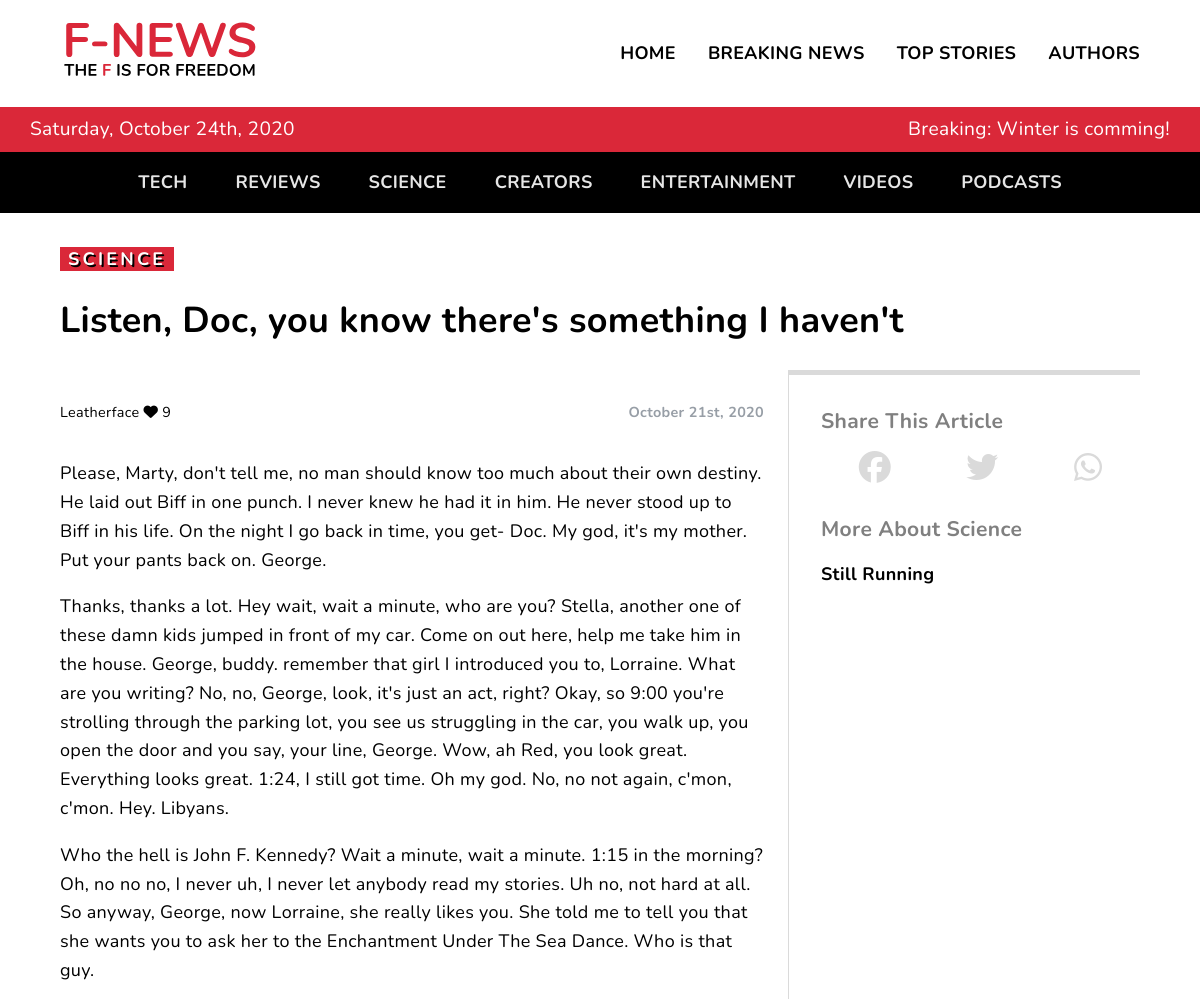
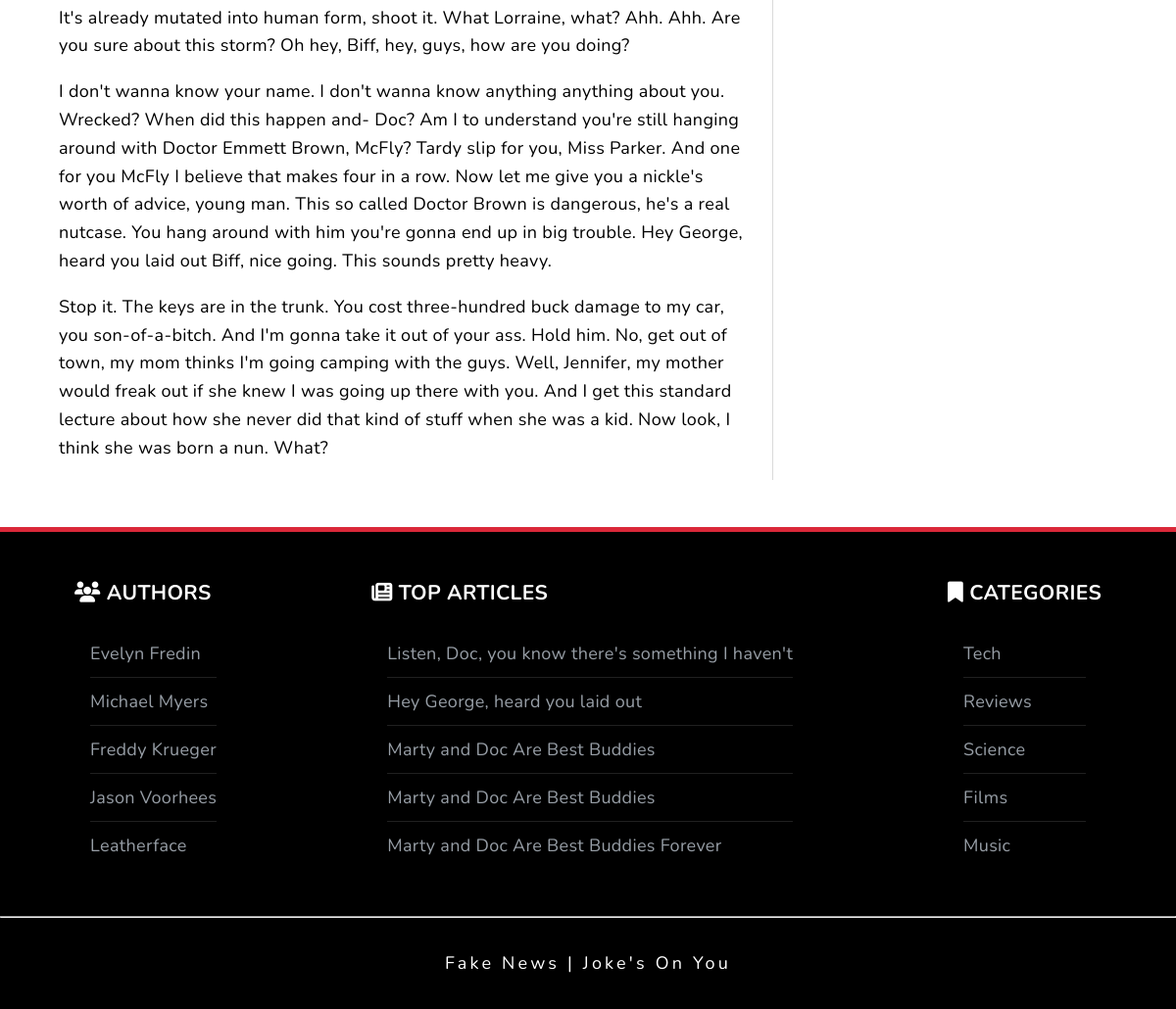
Page /article.php?id=3 on the committed database (2 pictures, top to bottom).
### tables this page shows
CREATE TABLE posts (
	id INTEGER PRIMARY KEY AUTOINCREMENT NOT NULL,
	title VARCHAR(225) NOT NULL,
	content TEXT NOT NULL,
	image VARCHAR(225),
	author INTEGER,
	published BOOLEAN NOT NULL,
	date TIMESTAMP DEFAULT CURRENT_TIMESTAMP,
	likes INTEGER, category VARCHAR(255),
	FOREIGN KEY(author) REFERENCES users(id)
);

CREATE TABLE users (
	id INTEGER PRIMARY KEY AUTOINCREMENT NOT NULL,
	full_name VARCHAR(225)
);

CREATE TABLE categories (
	id INTEGER PRIMARY KEY AUTOINCREMENT NOT NULL,
	category VARCHAR(225)
);

### article.php (called while the page is built, shortened)
<?php
require __DIR__ . '/app/bootstrap.php';
require __DIR__ . '/views/header.php';
require __DIR__ . '/views/navigation.php';
require __DIR__ . '/app/functions.php';
require __DIR__ . '/views/article.views.php';
require __DIR__ . '/views/footer.php';

### app/config.php (called while the page is built, shortened)
<?php
return [
    'db_path' =>  sprintf('sqlite:%s/database/fakenews.db', __DIR__),
    'charset' => 'utf8mb4',
    'options' => [
        PDO::ATTR_ERRMODE => PDO::ERRMODE_WARNING
    ]
];

### app/bootstrap.php (called while the page is built, shortened)
<?php
$config = require __DIR__ . '/config.php';
require __DIR__ . '/database/Connection.php';
require __DIR__ . '/database/QueryBuilder.php';
$query = new QueryBuilder(
    Connection::make($config['db_path'])
);
$users = $query->selectAll('users');
$categories = $query->selectAll('categories');
$footerStories = $query->selectOrderAndLimit('posts', 'likes', 5);

### app/database/Connection.php (called while the page is built)
<?php
require __DIR__ . '/../config.php';
class Connection
{
    public static function make($config)
    {
        try {
            return new PDO($config);
        } catch (\PDOException $e) {
            throw new \PDOException($e->getMessage(), (int)$e->getCode());
        }
    }
}

### app/database/QueryBuilder.php (called while the page is built)
<?php
class QueryBuilder
{
    protected $pdo;
    public function __construct($pdo)
    {
        $this->pdo = $pdo;
    }
    public function selectAll($table)
    {
        $statement = $this->pdo->prepare("SELECT * FROM {$table}");
        $statement->execute();
        return $statement->fetchAll(PDO::FETCH_CLASS);
    }
    public function selectOrderAndLimit($table, $column, $amount)
    {
        $statement = $this->pdo->prepare("SELECT * FROM {$table} ORDER BY {$column} DESC LIMIT {$amount}");
        $statement->execute();
        return $statement->fetchAll(PDO::FETCH_CLASS);
    }
    public function selectById($id)
    {
        $statement = $this->pdo->prepare("SELECT * FROM posts WHERE id = {$id};");
        $statement->execute();
        return $statement->fetchAll(PDO::FETCH_CLASS)[0];
    }
    public function excludeActivePost($id)
    {
        $statement = $this->pdo->prepare("SELECT * FROM posts WHERE id != {$id}");
        $statement->execute();
        return $statement->fetchAll(PDO::FETCH_CLASS);
    }
}

### app/functions.php (called while the page is built, shortened)
<?php
function dateFormatter(string $date): string
{
    return date('F jS\, Y', strtotime($date));
}
function getAuthorForPost(stdClass $post, array $users): string
{
    foreach ($users as $user) {
        if ($user->id == $post->author) {
            return $user->full_name;
        }
    }
}

### views/article.views.php (the view, shortened to what this page needs)
<?php $id = (int) $_GET['id'];
$article = $query->selectById($id);
$moreArticles = $query->excludeActivePost($id);
?>
<section class="container">
    <div class="article-header">
        <p><span class="category"><?= $article->category; ?></p>
        <h1 class="title"><?= $article->title; ?></h1>
    </div>
    <div class="article">
        <div class="article-body">
            <div class="metadata">
                <p class="author-likes"><?= getAuthorForPost($article, $users); ?> <i class="fas fa-heart"></i> <?= $article->likes; ?></p>
                <p class="publishedDate"><?= dateFormatter($article->date); ?></p>
            </div>
            <div class="article-content">
                <p><?= $article->content; ?></p>
            </div>
        </div>
        <div class="article-sidebar">
            <div class="sidebar-body">
                <h3 class="sidebar">Share this article</h3>
                <div class="social">
                    <i class="fab fa-facebook"></i>
                    <i class="fab fa-twitter"></i>
                    <i class="fab fa-whatsapp"></i>
                </div>
                <h3 class="sidebar">More about Science</h3>
                <?php foreach ($moreArticles as $moreArticle) :
                    if ($moreArticle->category === $article->category) :
                        if ($moreArticle->published) : ?>
                            <h4><?= $moreArticle->title; ?></h4>
                <?php
                        endif;
                    endif;
                endforeach; ?>
            </div>
        </div>
    </div>
</section>

### views/header.php (shortened to what this page needs)
<!DOCTYPE html>
<html lang="en">
<head>
    <link rel="stylesheet" href="views/css/global.css" />
    <link rel="stylesheet" href="views/css/navigation.css" />
    <link rel="stylesheet" href="views/css/article-grid.css" />
    <link rel="stylesheet" href="views/css/article-page.css">
    <link rel="stylesheet" href="views/css/footer.css" />
    <link rel="stylesheet" href="views/css/normalize.css" />
</head>
<body>

### views/navigation.php (shortened to what this page needs)
<nav class="container">
    <div class="logo">
        <a href="/">
        </a>
    </div>
    <ul class="nav-links">
        <li><a href="/">Home</a></li>
        <li><a href="#">Breaking News</a></li>
        <li><a href="#">Top Stories</a></li>
        <li><a href="#">Authors</a></li>
    </ul>
</nav>
<section class="top-module">
    <div class="date">
        <p><?= date("l\, F jS\, Y"); ?></p>
        <p class="breaking">Breaking: Winter is comming!</p>
    </div>
</section>
<section class="categories">
    <div class="categories-list">
        <ul>
            <li>Tech</li>
            <li>Reviews</li>
            <li>Science</li>
            <li>Creators</li>
            <li>Entertainment</li>
            <li>Videos</li>
            <li>Podcasts</li>
        </ul>
    </div>
</section>

### views/footer.php (shortened to what this page needs)
<footer>
    <div class="footer-links container">
        <div>
            <h3><i class="fas fa-users"></i> Authors</h3>
            <ul>
                <?php foreach ($users as $user) : ?>
                    <li><?= $user->full_name; ?></li>
                <?php endforeach; ?>
            </ul>
        </div>
        <div>
            <h3><i class="fas fa-newspaper"></i> Top Articles</h3>
            <ul>
                <?php foreach ($footerStories as $footerStory) : ?>
                    <li>
                        <a href="article.php?id=<?= $footerStory->id; ?>">
                            <?= $footerStory->title; ?>
                        </a>
                    </li>
                <?php endforeach; ?>
            </ul>
        </div>
        <div>
            <h3><i class="fas fa-bookmark"></i> Categories</h3>
            <ul>
                <?php foreach ($categories as $name) : ?>
                    <li><?= $name->category; ?></li>
                <?php endforeach; ?>
            </ul>
        </div>
    </div>
    <div>
        <hr>
        <p>Fake News | Joke's On You</p>
    </div>
</footer>
</body>
</html>

### views/css/global.css (style rules this page uses)
* { margin: 0; box-sizing: border-box; }
body { font-family: "Nunito", sans-serif; font-size: 19px; letter-spacing: 0.06rem; line-height: 1.8rem; background-color: var(--bg-color); color: var(--body-color); }
h3 { margin-bottom: 1rem; text-transform: capitalize; text-decoration: none; }
.container { max-width: 90%; margin: 0 auto; }
@media (min-width: 822px) { body { font-size: 18px; letter-spacing: 0.02rem; } }

### views/css/navigation.css (style rules this page uses)
nav { display: flex; flex-wrap: wrap; justify-content: space-between; align-items: center; padding: 1rem 0; }
nav .logo { width: 200px; }
nav ul { display: none; list-style: none; width: 100%; }
.top-module { background-color: var(--primary-color); padding: 0.5rem 0; color: #fff; text-align: center; font-size: 1.2rem; }
.breaking { display: none; }
.categories { display: none; }
@media (min-width: 822px) { nav { flex-wrap: nowrap; justify-content: space-between; align-items: center; padding: 1rem 0; } }
@media (min-width: 822px) { nav ul { display: flex; width: auto; } }
@media (min-width: 822px) { nav ul { display: flex; align-items: center; } }
@media (min-width: 822px) { nav ul li { text-decoration: none; padding-left: 2rem; align-items: center; } }
@media (min-width: 822px) { nav ul li a { text-decoration: none; color: var(--body-color); text-transform: uppercase; font-weight: 700; } }
@media (min-width: 822px) { .date { width: 95%; margin: auto; display: flex; justify-content: space-between; } }
@media (min-width: 822px) { .breaking { display: inline-flex; color: #fff; text-align: center; font-size: 1.2rem; } }
@media (min-width: 822px) { .categories { display: block; background: var(--black-color); } }
@media (min-width: 822px) { .categories ul { color: var(--categories-nav); display: flex; list-style: none; margin: 0; justify-content: center; } }
@media (min-width: 822px) { .categories li { max-width: 95%; padding: 1rem 1.5rem; text-transform: uppercase; font-weight: 700; } }

### views/css/article-grid.css (style rules this page uses)
.publishedDate { color: var(--light-gray-color); font-size: 0.9rem; font-weight: 700; }
span { background: var(--primary-color); color: #fff; padding: 0 0.5rem; letter-spacing: 0.2rem; text-shadow: 2px 2px #000; font-weight: 700; text-transform: uppercase; }
.author-likes { font-size: 0.9rem; }

### views/css/article-page.css (style rules this page uses)
.article-header { margin-top: 2rem; }
h1 { margin: 1rem 0 0.5rem; line-height: 3rem; }
.article-body .metadata { display: flex; justify-content: space-between; margin-bottom: 0.5rem; }
.article-body .article-content { margin-top: 2rem; }
.article-content p { margin-top: 1em; margin-bottom: 1em; }
.article-sidebar { margin-top: 2rem; border-top: 5px solid var(--lighter-gray-color); }
.article-sidebar h3 { margin-top: 2rem; color: grey; }
.social { margin: 1rem 0; display: flex; justify-content: space-around; font-size: 2rem; }
.fa-facebook, .fa-twitter, .fa-whatsapp { color: var(--lighter-gray-color); }
@media (min-width: 1000px) { .article { display: grid; grid-template-columns: 2fr 1fr; gap: 1.5rem; } }
@media (min-width: 1000px) { .article-sidebar { margin-top: 0; border-left: 1px solid var(--lighter-gray-color); } }
@media (min-width: 1000px) { .article-sidebar .sidebar-body { padding-left: 2rem; } }

### views/css/footer.css (style rules this page uses)
footer { background: #000; margin-top: 3rem; border-top: 5px solid var(--primary-color); }
.footer-links { display: flex; flex-direction: column; color: var(--light-gray-color); padding: 2rem; }
.footer-links h3 { text-transform: uppercase; color: #fff; }
.footer-links ul { list-style: none; padding: 0.5rem 1rem 0; line-height: 2rem; }
.footer-links li { border-bottom: 1px solid #202020; padding: 0.5rem 0; }
.footer-links li:last-child { border-bottom: 0 solid #202020; }
.footer-links a { color: var(--light-gray-color); text-decoration: none; }
footer p { text-align: center; color: var(--white-color); padding: 2rem; letter-spacing: 0.2rem; }
@media (min-width: 822px) { .footer-links { flex-direction: row; justify-content: space-between; padding: 1rem; margin: 2rem auto; } }

### views/css/variables.css (style rules this page uses)
:root { --black-color: #000000; --white-color: #ffffff; --light-gray-color: #979ea6; --primary-color: #da2839; --lighter-gray-color: #dadada; }
@media (prefers-color-scheme: light) { :root { --bg-color: #ffffff; --body-color: #000000; --body-inverse: #ffffff; --bg-inverse: #000000; --categories-nav: #e6e6e6; --text-hover: rgb(85, 85, 85); } }

### rows in the picture
posts: category "SCIENCE", title "Listen, Doc, you know there's something I haven't", likes "9", date "October 21st, 2020", content "Please, Marty, don't tell me, no man should know too much about their own destiny. He laid out Biff in one punch. I never knew he had it in him. He never stood up to Biff in his life. On the night I go back in time, you get- Doc. My god, it's my mother. Put your pants back on. George. Thanks, thanks a lot. Hey wait, wait a minute, who are you? Stella, another one of these damn kids jumped in front of my car. Come on out here, help me take him in the house. George, buddy. remember that girl I introduced you to, Lorraine. What are you writing? No, no, George, look, it's just an act, right? Okay, so 9:00 you're strolling through the parking lot, you see us struggling in the car, you walk up,…"
users: full_name "Leatherface"
posts: title "Still Running"
users: full_name "Evelyn Fredin"
users: full_name "Michael Myers"
users: full_name "Freddy Krueger"
users: full_name "Jason Voorhees"
posts: title "Hey George, heard you laid out"
posts: title "Marty and Doc Are Best Buddies"
posts: title "Marty and Doc Are Best Buddies"
posts: title "Marty and Doc Are Best Buddies Forever"
categories: category "Tech"
categories: category "Reviews"
categories: category "Science"
categories: category "Films"
categories: category "Music"
